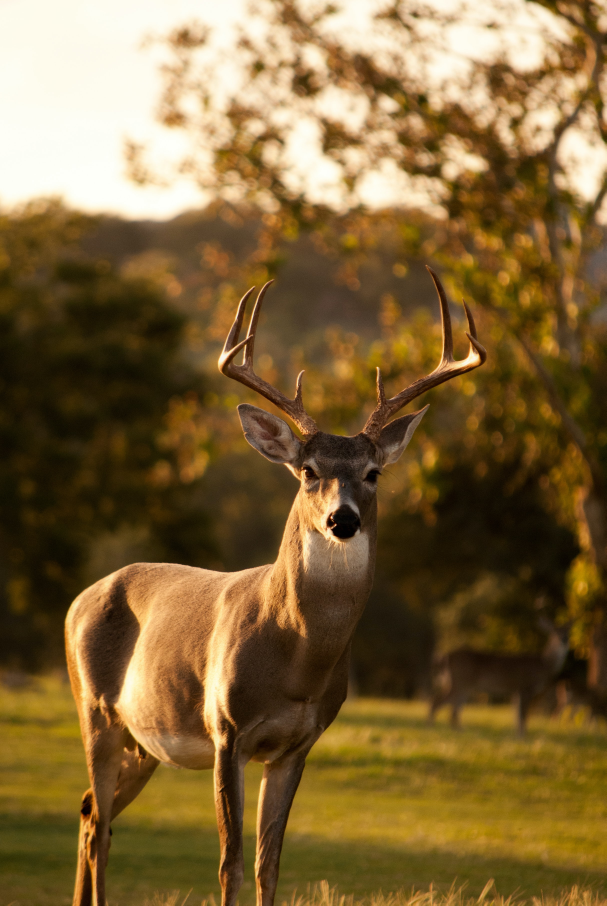
#> input picture My Programs/Deep Learning/Computer-Vision/Resources/animal.jpg, 2425 x 3622 px, given in place of rbg.jpg, which was not available (shown at 1/4 size)
$ jupyter execute --allow-errors CV_Image.ipynb   (text cells are left out)
#> lines starting #> are read from the running program, lines starting #| are printed output that depends on the picture; after the words box and inside, x2 and y2 are one past the last pixel; in counts of white or black regions, pixels touching at a corner belong together; pictures that were not available may be replaced by others from this repository, and a replacement may not be noted
[cell 1]
import numpy as np
import cv2 as cv
from cv2 import cvtColor
import sys
img = cv.imread('Resources/rbg.jpg')
#> img is the input picture: shape (3622, 2425, 3); mean B, G, R 57.6, 100.4, 126.1
img = cv.resize(img,(800,600))
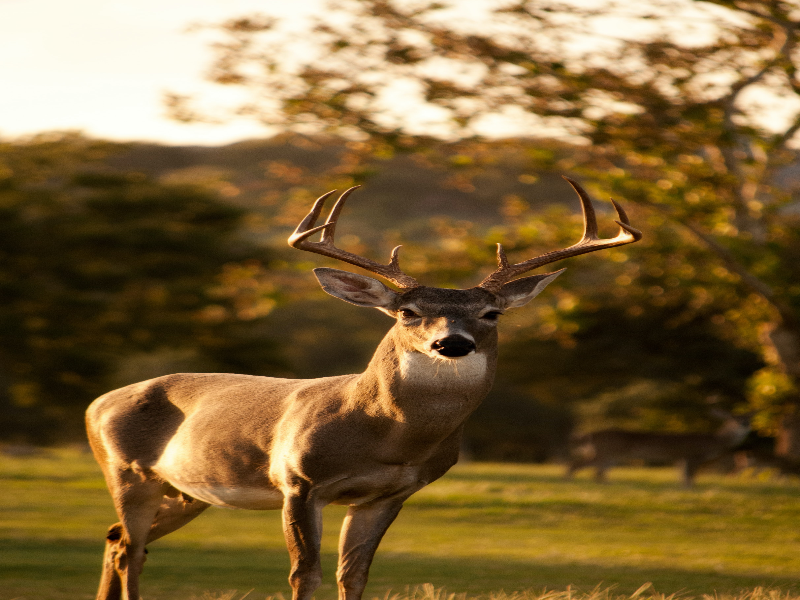
#> img: shape (600, 800, 3); mean B, G, R 57.5, 100.3, 126
img = cvtColor(img, cv.COLOR_BGR2GRAY)
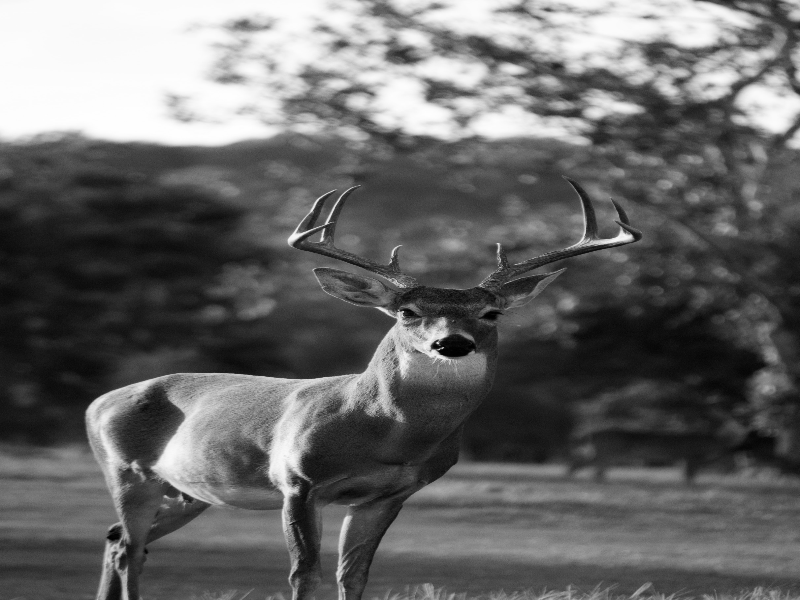
#> img: shape (600, 800); min 0, max 254, mean 103.1
cv.imshow('MyPic', img)
cv.waitKey(0)
cv.destroyAllWindows()

[cell 2]
resized_img = cv.resize(img,(800,600))

[cell 3]
cv.waitKey(0)

[cell 4]
from cv2 import cvtColor
#> (the rest of this cell did not finish here and is left out)

[cell 5]
(thresh, b_w) = cv.threshold(img,127,255,cv.THRESH_BINARY)
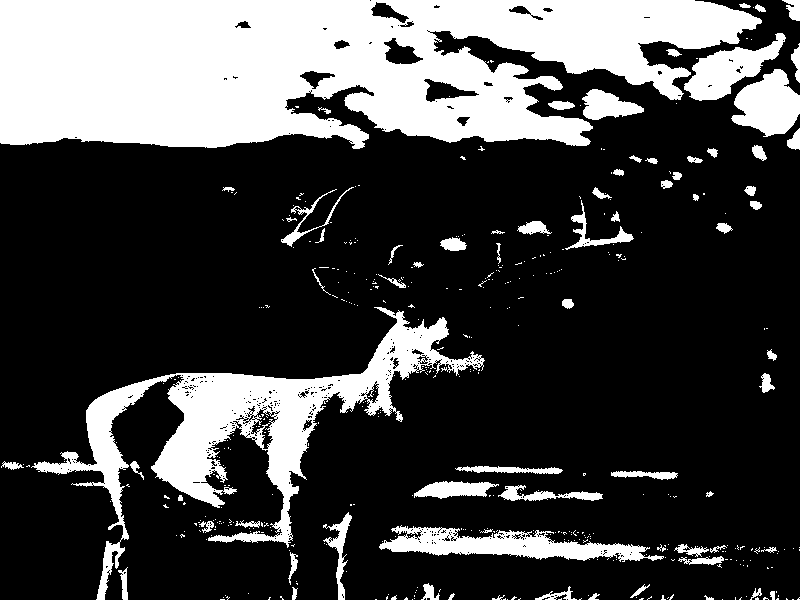
#> b_w: shape (600, 800); 27.2% white; 437 white regions (364 under 20 px), largest, box (x1, y1, x2, y2) and area: (0, 0, 762, 149) 83712, (31, 307, 485, 600) 24122, (379, 525, 664, 562) 4796

[cell 6]
cv.GaussianBlur(img, (23,23),0) # Every time Odd number

[cell 7]
edge_img = cv.Canny(img, 48,48)
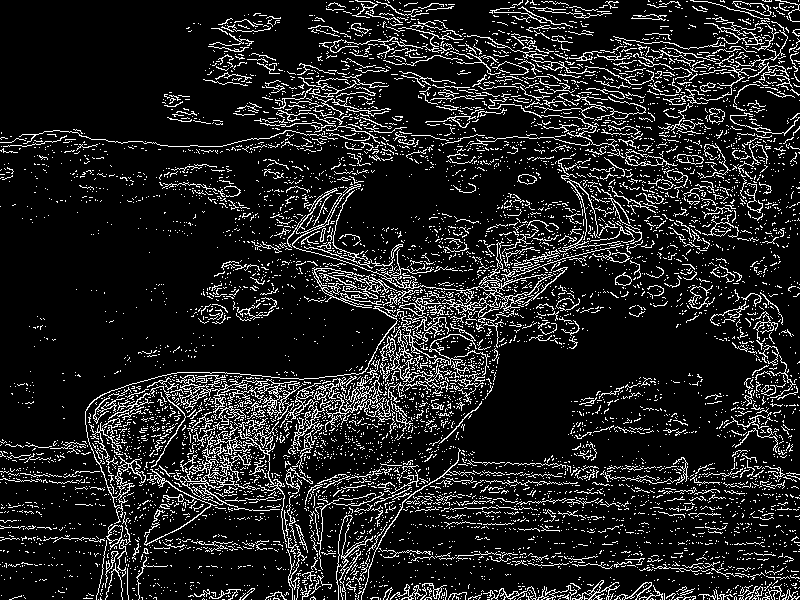
#> edge_img: shape (600, 800); 12.7% white in thin lines or dots

[cell 8]
mat_kernel = np.ones((7,7), np.uint8)  # uint is bit rate
# for adding np  Replace (7,7) with  (mat_kernel)
dilated_img = cv.dilate(edge_img, (7,7), iterations=1 ) # apply after Edge Detection # iterations is layer of paint
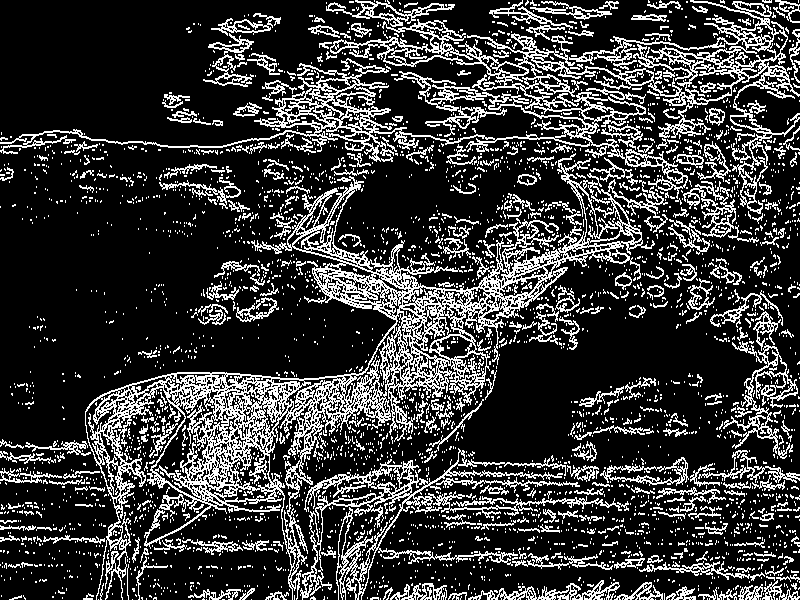
#> dilated_img: shape (600, 800); 22.3% white in thin lines or dots

[cell 9]
mat_kernel = np.ones((7,7), np.uint8)  # uint is bit rate
# for adding np  Replace (7,7) with  (mat_kernel)
cv.erode(dilated_img, (7,7), iterations=1 ) # apply after Edge Detection # iterations is layer of paint

[cell 10]
print('The size of our image is: ', img.shape)
#| The size of our image is:  (600, 800)
cropped_img = img[0:200,200:300]    # First value is height or 2nd is width
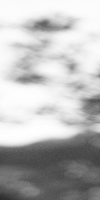
#> cropped_img: shape (200, 100); min 41, max 254, mean 185.8

[cell 11]
cv.imwrite('Resources/Edited_Pic.png', img)
#> Out = True

[cell 12]
# 1- Horizontal stack Image
hor_img = np.hstack((img ,img))
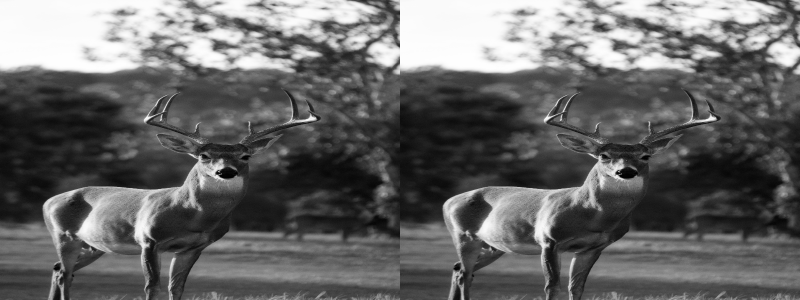
#> hor_img: shape (600, 1600) (shown at 1/2 size); min 0, max 254, mean 103.1

# 2- Vertical stack Image
ver_img = np.vstack((img, img))
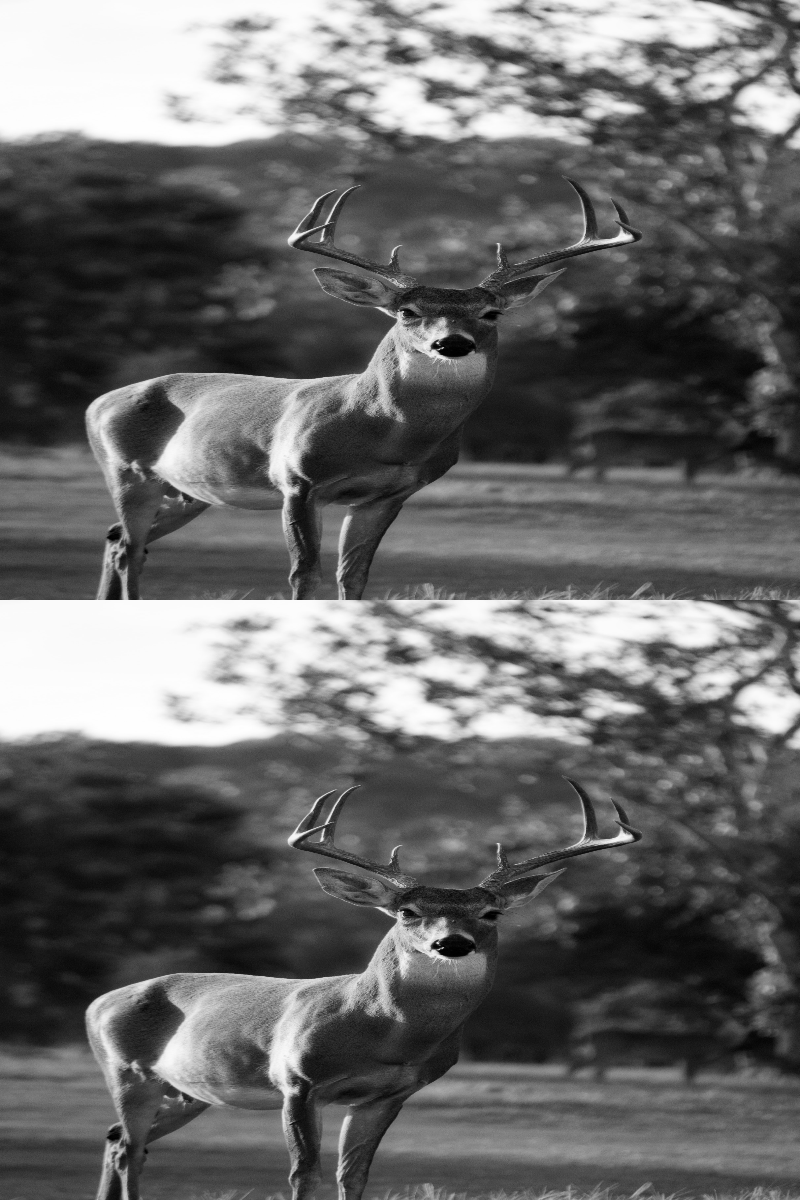
#> ver_img: shape (1200, 800); min 0, max 254, mean 103.1

[cell 13]
import numpy as np
import cv2 as cv
img = cv.imread('Resources/perspective.jpg')
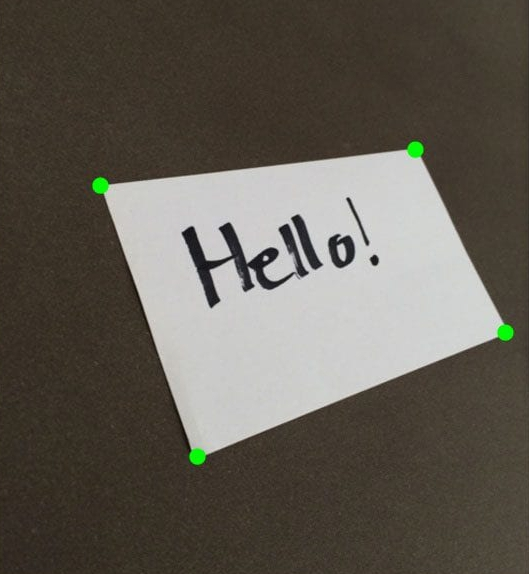
#> input picture My Programs/Deep Learning/Computer-Vision/Resources/perspective.jpg, 529 x 574 px
#> img is the input picture: shape (574, 529, 3); mean B, G, R 83, 91.9, 97.1
print(img.shape)
#| (574, 529, 3)
# Defining Points
point1 = np.float32([[233,196],[82,471], [522,169],[715,482]])
height = 574   # according to img.shape
width = 529    # 2nd
#> (the rest of this cell did not finish here and is left out)

[cell 14]
# Coordinates of an image or video
# step-1
import numpy as np
import cv2 as cv

def find_coord(event, x, y, float, params):
# Make Button to find the position of object:

    if event == cv.EVENT_LBUTTONDOWN:
        # Left mouse click
        print(x,'',y)
        # how ot define or print on the same image or window
        font = cv.FONT_HERSHEY_PLAIN
        cv.putText(img, str(x)+ ','+ str(y),(x,y),font,1, (255,0,179), thickness=2)
        # then show the text on image and image itself
        cv.imshow('Image', img)

# Make Button for knowing the object color values
    if event == cv.EVENT_RBUTTONDOWN:
        print(x,'',y)
        font = cv.FONT_HERSHEY_SIMPLEX
        b =  img(y,x,0)
        g =  img(y,x,1)
        r =  img(y,x,2)
        cv.putText(img, str(b)+','+str(g)+','+str(r), (x,y),font,1,(255,0,0), thickness=2)
        cv.imshow("Image", img)

# final function to read an display
if __name__=='__main__':
    # reading an image
    img = cv.imread('Resources/perspective.jpg', 1)
    # display the image
    cv.imshow('Image', img)
    # setting call back runction
    cv.setMouseCallback('Image', find_coord)

    cv.waitKey(0)
    cv.destroyAllWindows()

[cell 15]
import numpy as np
import cv2 as cv
from cv2 import imshow
# sliders
def slider():
    pass
path = 'Resources/my.jpg'
cv.namedWindow('Bars')
cv.resizeWindow('Bars', 700,300)
cv.createTrackbar('Hue Min', 'Bars', 0,179,slider)
#> slider 'Hue Min' is set to 35
cv.createTrackbar('Hue Max', 'Bars', 179,179,slider)
cv.createTrackbar('Sat Min', 'Bars', 0,255,slider)
#> slider 'Sat Min' is set to 51
cv.createTrackbar('Sat Max', 'Bars', 255,255,slider)
cv.createTrackbar('Val Min', 'Bars', 0,255,slider)
#> slider 'Val Min' is set to 51
cv.createTrackbar('Val Max', 'Bars', 255,255,slider)

while True:
    # Convert in hsv = (Hue, Saturation, value)
    img = cv.imread(path)
    hsv_img = cv.cvtColor(img, cv.COLOR_BGR2HSV)
#> hsv_img: shape (574, 529, 3); mean H, S, V 24.3, 58.5, 97.9
    hue_min = cv.getTrackbarPos('Hue Min', 'Bars')
    hue_max = cv.getTrackbarPos('Hue Max', 'Bars')
    sat_min = cv.getTrackbarPos('Sat Min', 'Bars')
    sat_max = cv.getTrackbarPos('Sat Max', 'Bars')
    val_min = cv.getTrackbarPos('Val Min', 'Bars')
    val_max = cv.getTrackbarPos('Val Max', 'Bars')
    print(hue_min,hue_max,sat_min,sat_max,val_min,val_max)
    # to see these changes inside an image
    lower = np.array([hue_min,sat_min,val_min])
    upper = np.array([hue_max,sat_max,val_max])
    mask_img = cv.inRange(hsv_img, lower, upper)
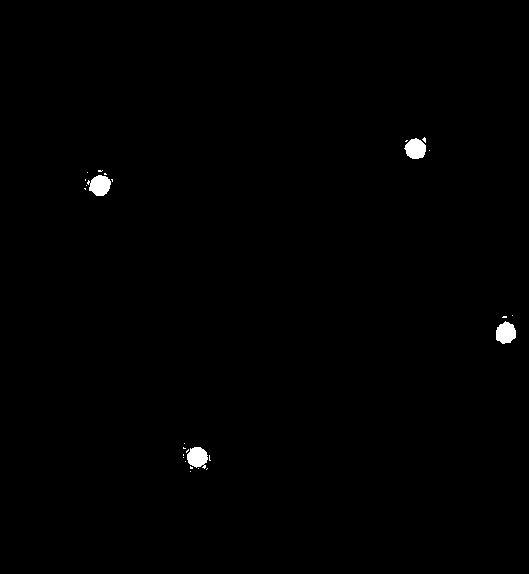
#> mask_img: shape (574, 529); 0.48% white; 27 white regions (23 under 20 px), largest, box (x1, y1, x2, y2) and area: (87, 175, 111, 196) 354, (496, 321, 516, 344) 344, (404, 138, 426, 159) 339, (187, 447, 208, 469) 339
    out_img = cv.bitwise_and(img ,img, mask = mask_img)

    cv.imshow('Original', img)
    cv.imshow('HSV', hsv_img)
    cv.imshow('Mask',mask_img)
    cv.imshow('Final Output',out_img)
    if cv.waitKey(1) & 0xFF == ord('q'):
#> (key q is pressed here)
        break
#> (the rest of this cell did not finish here and is left out)
